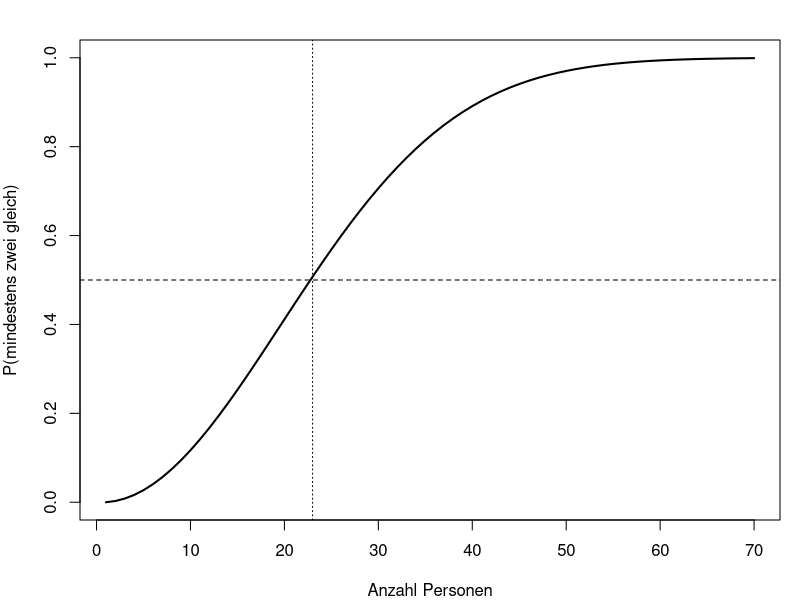
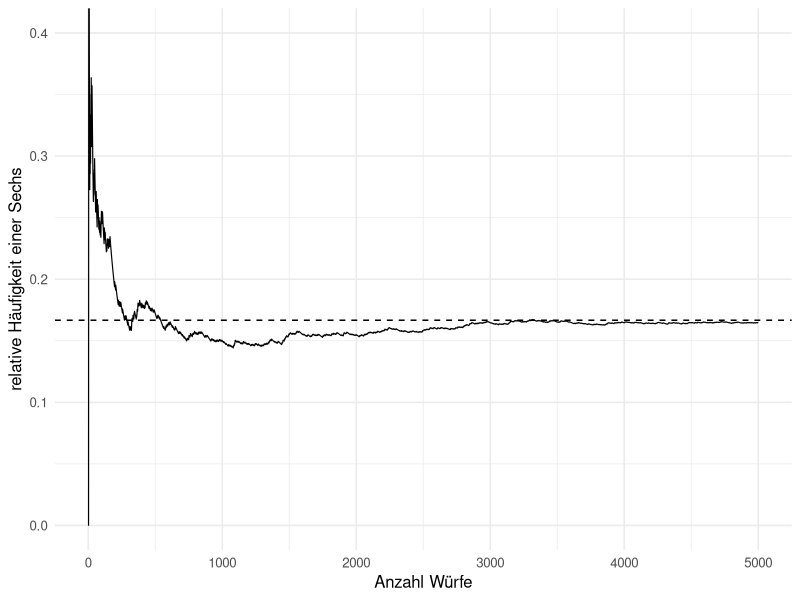
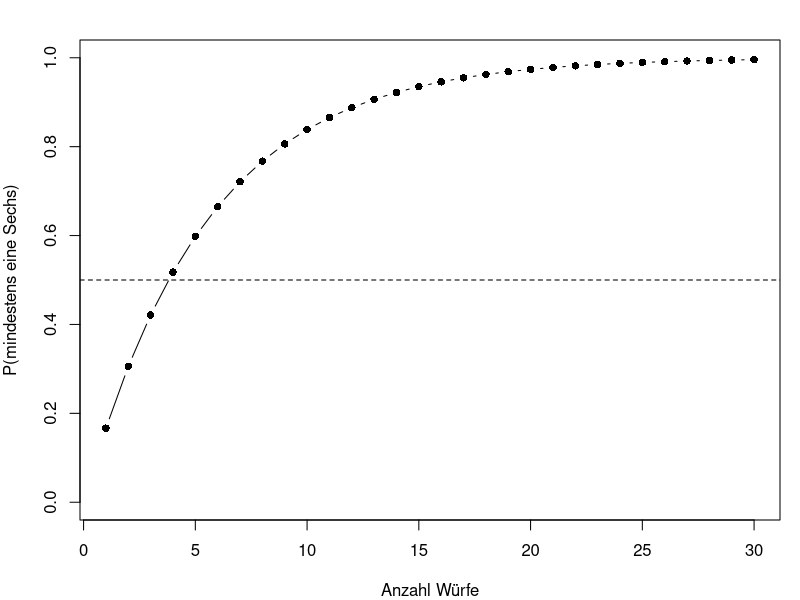

Write the R code that produced these figures, in order.
## ---- chunk 1
#| label: setup-r
#| include: false
library(ggplot2)

theme_set(theme_minimal(base_size = 12))

lehmer <- function(saat, anzahl) {
  s <- saat
  raus <- numeric(anzahl)
  for (k in seq_len(anzahl)) {
    s <- (16807 * s) %% 2147483647
    raus[k] <- s / 2147483647
  }
  raus
}

# Gleichverteilte ganze Zahlen von 1 bis obergrenze
ganzzahlen <- function(saat, anzahl, obergrenze) {
  floor(obergrenze * lehmer(saat, anzahl)) + 1
}
## ---- chunk 2
#| label: b1-komb-r
n <- 10; k <- 3

round(c(
  mit_zuruecklegen_mit_anordnung = n^k,
  ohne_zuruecklegen_mit_anordnung = factorial(n) / factorial(n - k),
  ohne_zuruecklegen_ohne_anordnung = choose(n, k),
  mit_zuruecklegen_ohne_anordnung = choose(n + k - 1, k)
), 0)

# Die Herleitung des Binomialkoeffizienten, Schritt fuer Schritt
c(mit_anordnung = 10 * 9 * 8,
  anordnungen_je_auswahl = factorial(3),
  ohne_anordnung = 10 * 9 * 8 / factorial(3))

# Und die Grossenordnung im Lotto
c(sechs_aus_49 = choose(49, 6),
  wahrscheinlichkeit = 1 / choose(49, 6))
## ---- chunk 3
#| label: fig-b2-komb-r
#| fig-cap: "Beispiel 2: Wahrscheinlichkeit für mindestens einen gemeinsamen Geburtstag."
#| fig-height: 3.2
p_geteilt <- function(m) 1 - prod((365 - seq_len(m) + 1) / 365)

stufen <- c(5, 10, 20, 23, 30, 50, 60, 70)
round(rbind(personen = stufen,
            wahrscheinlichkeit = sapply(stufen, p_geteilt)), 4)

# Gegenprobe durch Simulation: 20000 Gruppen zu je 23 Personen
N <- 20000; m <- 23
tage <- matrix(ganzzahlen(1357, N * m, 365), nrow = N, byrow = TRUE)
treffer <- apply(tage, 1, function(z) length(unique(z)) < m)
round(mean(treffer), 4)

par(mar = c(4, 4, 2, 1))
plot(1:70, sapply(1:70, p_geteilt), type = "l", lwd = 2, ylim = c(0, 1),
     xlab = "Anzahl Personen", ylab = "P(mindestens zwei gleich)")
abline(h = 0.5, lty = 2); abline(v = 23, lty = 3)
## ---- chunk 4
#| label: fig-b3-komb-r
#| fig-cap: "Beispiel 3: relative Häufigkeit einer Sechs über 5000 Würfe."
#| fig-height: 3.2
wuerfe <- ganzzahlen(2468, 5000, 6)
verlauf <- cumsum(wuerfe == 6) / seq_along(wuerfe)

ggplot(data.frame(wurf = seq_along(verlauf), anteil = verlauf),
       aes(wurf, anteil)) +
  geom_line(linewidth = 0.4) +
  geom_hline(yintercept = 1 / 6, linetype = "dashed") +
  coord_cartesian(ylim = c(0, 0.4)) +
  labs(x = "Anzahl Würfe", y = "relative Häufigkeit einer Sechs")

for (k in c(10, 100, 1000, 5000)) {
  cat(sprintf("nach %4d Würfen: %.4f | Abweichung %.4f | erwartete Streuung %.4f\n",
              k, verlauf[k], abs(verlauf[k] - 1 / 6),
              sqrt((1 / 6) * (5 / 6) / k)))
}

# Die laengste Serie ohne Sechs
laeufe <- rle(wuerfe == 6)
max(laeufe$lengths[!laeufe$values])
round(c(p_zehn_ohne_sechs = (5 / 6)^10), 4)
## ---- chunk 5
#| label: b4-komb-r
augen <- 1:6

p_a <- mean(augen %% 2 == 0)        # 2, 4, 6
p_b <- mean(augen > 4)              # 5, 6
p_ab <- mean(augen %% 2 == 0 & augen > 4)   # nur die 6

round(c(p_a = p_a, p_b = p_b, p_schnitt = p_ab,
        korrekt = p_a + p_b - p_ab,
        ohne_abzug = p_a + p_b,
        abgezaehlt = mean(augen %% 2 == 0 | augen > 4)), 4)

# Welche Augenzahlen gehoeren dazu?
augen[augen %% 2 == 0 | augen > 4]

# Ein disjunkter Fall zum Vergleich: gerade oder gleich 5
round(c(disjunkt_summe = mean(augen %% 2 == 0) + mean(augen == 5),
        disjunkt_abgezaehlt = mean(augen %% 2 == 0 | augen == 5)), 4)
## ---- chunk 6
#| label: fig-b5-komb-r
#| fig-cap: "Beispiel 5: Wahrscheinlichkeit für mindestens eine Sechs, nach Anzahl Würfe."
#| fig-height: 3
round(rbind(wuerfe = c(1, 2, 3, 6, 10, 25),
            mindestens_eine_sechs = 1 - (5 / 6)^c(1, 2, 3, 6, 10, 25)), 4)

# Der direkte Weg bei drei Wuerfen: ueber die Binomialverteilung
round(c(genau_eine = dbinom(1, 3, 1 / 6),
        genau_zwei = dbinom(2, 3, 1 / 6),
        genau_drei = dbinom(3, 3, 1 / 6),
        summe = sum(dbinom(1:3, 3, 1 / 6)),
        gegenereignis = 1 - (5 / 6)^3), 4)

# Gegenprobe durch Simulation
versuche <- matrix(ganzzahlen(3690, 3 * 100000, 6), ncol = 3, byrow = TRUE)
round(mean(apply(versuche, 1, function(z) any(z == 6))), 4)

par(mar = c(4, 4, 2, 1))
plot(1:30, 1 - (5 / 6)^(1:30), type = "b", pch = 16, ylim = c(0, 1),
     xlab = "Anzahl Würfe", ylab = "P(mindestens eine Sechs)")
abline(h = 0.5, lty = 2)
